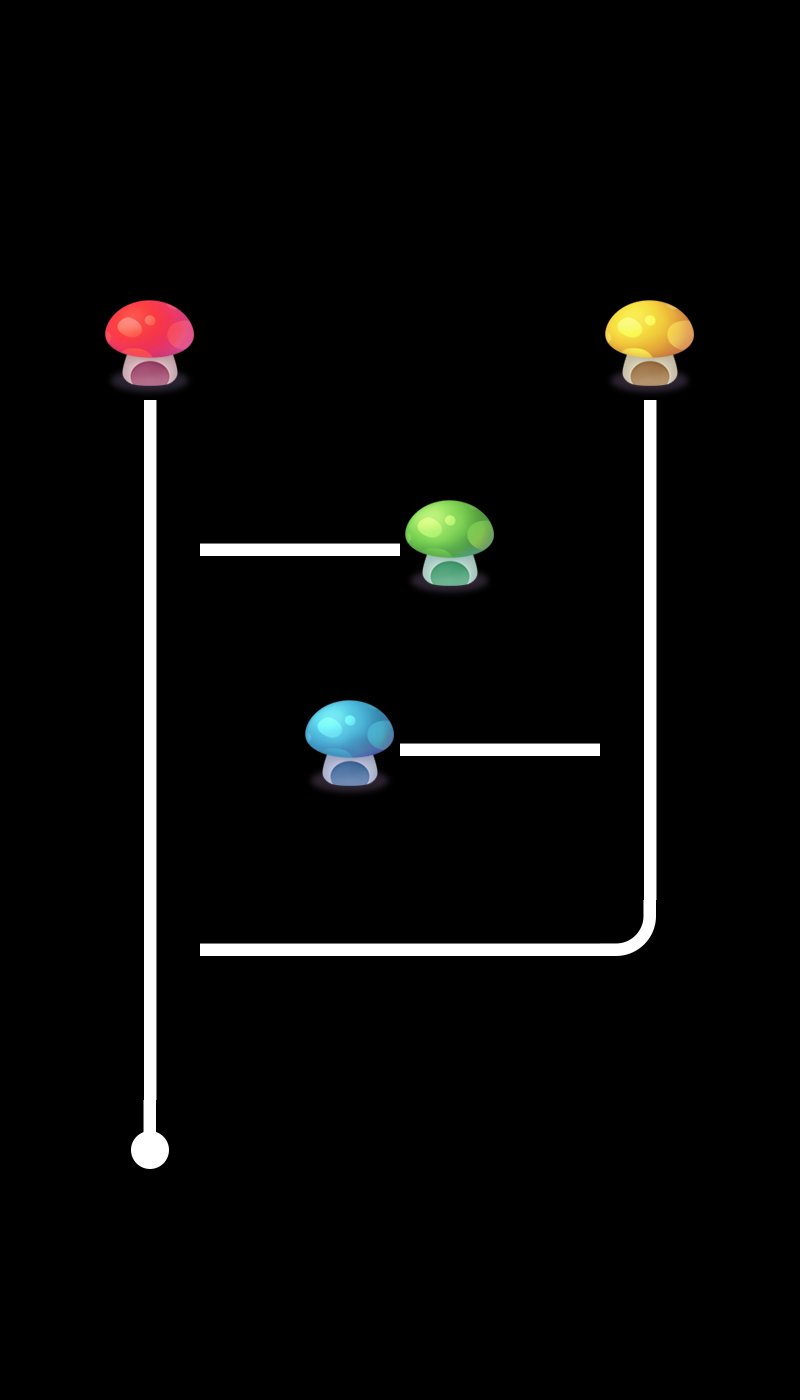

The image is a tile-based game level rendered from a .tmx file. Its description and source (layers, tilesets, objects; grid data summarised) follow:
An orthogonal 8x14 tile map with 100x100 px tiles, 1 tile layer (layer0) and 3 objects.

<map version="1.0" orientation="orthogonal" renderorder="right-down" width="8" height="14" tilewidth="100" tileheight="100" nextobjectid="5">
 <tileset firstgid="1" name="tiled" tilewidth="100" tileheight="100">
  <image source="tiled.png" width="500" height="400" />
 </tileset>
 <layer name="layer0" width="8" height="14">
  <data>[112 cells, 26 non-empty, 8 distinct tile ids]</data>
 </layer>
 <objectgroup name="object1">
  <object id="1" x="130.303" y="518.182" width="60.6061" height="60.6061">
   <properties>
    <property name="id" value="1" />
   </properties>
  </object>
  <object id="3" x="621.212" y="724.242" width="57.5758" height="54.5455">
   <properties>
    <property name="id" value="2" />
   </properties>
  </object>
  <object id="4" x="121.212" y="924.24" width="60.6061" height="54.5455">
   <properties>
    <property name="id" value="0" />
   </properties>
  </object>
 </objectgroup>
</map>
